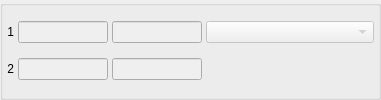
    <widget class="QGroupBox" name="grbWeekPlan3">
     <property name="title">
      <string/>
     </property>
     <layout class="QGridLayout" name="gridLayout_5">
      <property name="margin">
       <number>4</number>
      </property>
      <property name="spacing">
       <number>4</number>
      </property>
      <item row="0" column="0">
       <widget class="QLabel" name="label_9">
        <property name="text">
         <string>1</string>
        </property>
        <property name="alignment">
         <set>Qt::AlignRight|Qt::AlignTrailing|Qt::AlignVCenter</set>
        </property>
       </widget>
      </item>
      <item row="0" column="1">
       <widget class="CTimeRangeEdit" name="edtAmbTimeRange5">
        <property name="enabled">
         <bool>false</bool>
        </property>
        <property name="sizePolicy">
         <sizepolicy hsizetype="Minimum" vsizetype="Fixed">
          <horstretch>0</horstretch>
          <verstretch>0</verstretch>
         </sizepolicy>
        </property>
        <property name="maximumSize">
         <size>
          <width>90</width>
          <height>16777215</height>
         </size>
        </property>
        <property name="maxLength">
         <number>13</number>
        </property>
       </widget>
      </item>
      <item row="0" column="2">
       <widget class="CTimeRangeEdit" name="edtHomeTimeRange5">
        <property name="enabled">
         <bool>false</bool>
        </property>
        <property name="sizePolicy">
         <sizepolicy hsizetype="Minimum" vsizetype="Fixed">
          <horstretch>0</horstretch>
          <verstretch>0</verstretch>
         </sizepolicy>
        </property>
        <property name="maximumSize">
         <size>
          <width>90</width>
          <height>16777215</height>
         </size>
        </property>
        <property name="maxLength">
         <number>13</number>
        </property>
       </widget>
      </item>
      <item row="0" column="3">
       <widget class="CRBComboBox" name="cmbReasonOfAbsence5">
        <property name="enabled">
         <bool>false</bool>
        </property>
        <property name="sizePolicy">
         <sizepolicy hsizetype="Expanding" vsizetype="Fixed">
          <horstretch>0</horstretch>
          <verstretch>0</verstretch>
         </sizepolicy>
        </property>
       </widget>
      </item>
      <item row="1" column="0">
       <widget class="QLabel" name="label_10">
        <property name="text">
         <string>2</string>
        </property>
        <property name="alignment">
         <set>Qt::AlignRight|Qt::AlignTrailing|Qt::AlignVCenter</set>
        </property>
       </widget>
      </item>
      <item row="1" column="1">
       <widget class="CTimeRangeEdit" name="edtAmbTimeRange52">
        <property name="enabled">
         <bool>false</bool>
        </property>
        <property name="sizePolicy">
         <sizepolicy hsizetype="Minimum" vsizetype="Fixed">
          <horstretch>0</horstretch>
          <verstretch>0</verstretch>
         </sizepolicy>
        </property>
        <property name="maximumSize">
         <size>
          <width>90</width>
          <height>16777215</height>
         </size>
        </property>
        <property name="maxLength">
         <number>13</number>
        </property>
       </widget>
      </item>
      <item row="1" column="2">
       <widget class="CTimeRangeEdit" name="edtHomeTimeRange52">
        <property name="enabled">
         <bool>false</bool>
        </property>
        <property name="sizePolicy">
         <sizepolicy hsizetype="Minimum" vsizetype="Fixed">
          <horstretch>0</horstretch>
          <verstretch>0</verstretch>
         </sizepolicy>
        </property>
        <property name="maximumSize">
         <size>
          <width>90</width>
          <height>16777215</height>
         </size>
        </property>
        <property name="maxLength">
         <number>13</number>
        </property>
       </widget>
      </item>
      <item row="1" column="3">
       <spacer name="horizontalSpacer_6">
        <property name="orientation">
         <enum>Qt::Horizontal</enum>
        </property>
        <property name="sizeHint" stdset="0">
         <size>
          <width>168</width>
          <height>20</height>
         </size>
        </property>
       </spacer>
      </item>
     </layout>
    </widget>
